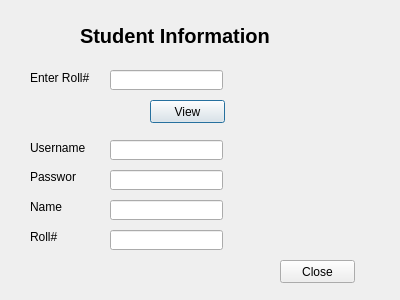
<?xml version="1.0" encoding="UTF-8"?>
<ui version="4.0">
 <class>view_info</class>
 <widget class="QDialog" name="view_info">
  <property name="geometry">
   <rect>
    <x>0</x>
    <y>0</y>
    <width>400</width>
    <height>300</height>
   </rect>
  </property>
  <property name="windowTitle">
   <string>Dialog</string>
  </property>
  <widget class="QLabel" name="label">
   <property name="geometry">
    <rect>
     <x>80</x>
     <y>20</y>
     <width>211</width>
     <height>31</height>
    </rect>
   </property>
   <property name="font">
    <font>
     <pointsize>15</pointsize>
     <weight>75</weight>
     <bold>true</bold>
    </font>
   </property>
   <property name="text">
    <string>Student Information</string>
   </property>
  </widget>
  <widget class="QLabel" name="label_2">
   <property name="geometry">
    <rect>
     <x>30</x>
     <y>70</y>
     <width>71</width>
     <height>16</height>
    </rect>
   </property>
   <property name="text">
    <string>Enter Roll#</string>
   </property>
  </widget>
  <widget class="QLineEdit" name="lineEdit">
   <property name="geometry">
    <rect>
     <x>110</x>
     <y>70</y>
     <width>113</width>
     <height>20</height>
    </rect>
   </property>
  </widget>
  <widget class="QPushButton" name="pushButton">
   <property name="geometry">
    <rect>
     <x>150</x>
     <y>100</y>
     <width>75</width>
     <height>23</height>
    </rect>
   </property>
   <property name="text">
    <string>View</string>
   </property>
  </widget>
  <widget class="QLabel" name="label_3">
   <property name="geometry">
    <rect>
     <x>30</x>
     <y>140</y>
     <width>61</width>
     <height>16</height>
    </rect>
   </property>
   <property name="text">
    <string>Username</string>
   </property>
  </widget>
  <widget class="QLabel" name="label_4">
   <property name="geometry">
    <rect>
     <x>30</x>
     <y>170</y>
     <width>46</width>
     <height>13</height>
    </rect>
   </property>
   <property name="text">
    <string>Password</string>
   </property>
  </widget>
  <widget class="QLabel" name="label_5">
   <property name="geometry">
    <rect>
     <x>30</x>
     <y>200</y>
     <width>46</width>
     <height>13</height>
    </rect>
   </property>
   <property name="text">
    <string>Name</string>
   </property>
  </widget>
  <widget class="QLabel" name="label_6">
   <property name="geometry">
    <rect>
     <x>30</x>
     <y>230</y>
     <width>46</width>
     <height>13</height>
    </rect>
   </property>
   <property name="text">
    <string>Roll#</string>
   </property>
  </widget>
  <widget class="QLineEdit" name="lineEdit_2">
   <property name="geometry">
    <rect>
     <x>110</x>
     <y>140</y>
     <width>113</width>
     <height>20</height>
    </rect>
   </property>
  </widget>
  <widget class="QLineEdit" name="lineEdit_3">
   <property name="geometry">
    <rect>
     <x>110</x>
     <y>170</y>
     <width>113</width>
     <height>20</height>
    </rect>
   </property>
  </widget>
  <widget class="QLineEdit" name="lineEdit_4">
   <property name="geometry">
    <rect>
     <x>110</x>
     <y>200</y>
     <width>113</width>
     <height>20</height>
    </rect>
   </property>
  </widget>
  <widget class="QLineEdit" name="lineEdit_5">
   <property name="geometry">
    <rect>
     <x>110</x>
     <y>230</y>
     <width>113</width>
     <height>20</height>
    </rect>
   </property>
  </widget>
  <widget class="QPushButton" name="pushButton_2">
   <property name="geometry">
    <rect>
     <x>280</x>
     <y>260</y>
     <width>75</width>
     <height>23</height>
    </rect>
   </property>
   <property name="text">
    <string>Close</string>
   </property>
  </widget>
 </widget>
 <resources/>
 <connections/>
</ui>
